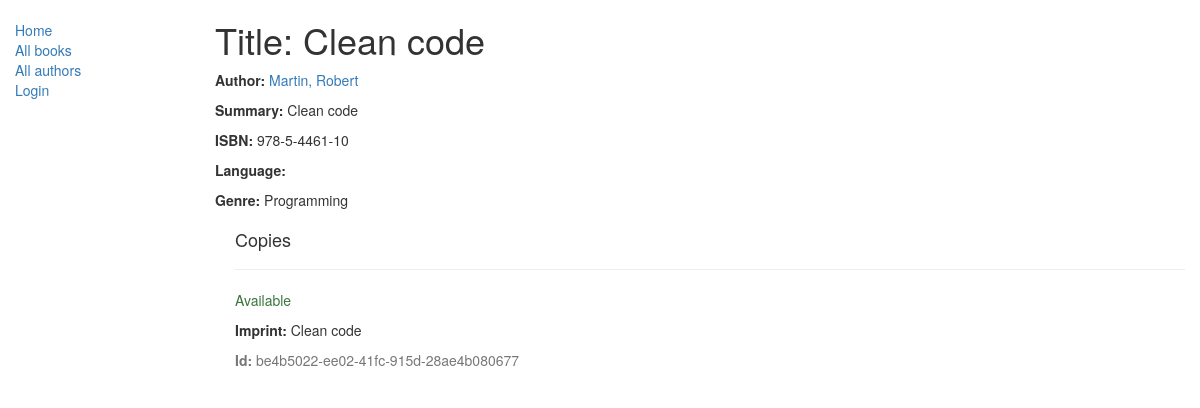
/catalog/book/2, run on the app's committed database.
### catalog/models.py (models this page shows, shortened)
class Book(models.Model):
    title = models.CharField(max_length=200)
    author = models.ForeignKey('Author', on_delete=models.SET_NULL, null=True)
    summary = models.TextField(max_length=1000, help_text="Enter a brief description of the book")
    isbn = models.CharField('ISBN',max_length=13,
            help_text='13 Character <a href="https://www.isbn-international.org/content/what-isbn">ISBN number</a>')
    genre = models.ManyToManyField(Genre, help_text="Select a genre for this book")

class Author(models.Model):
    first_name = models.CharField(max_length=100)
    last_name = models.CharField(max_length=100)
    date_of_birth = models.DateField('Birth', null=True, blank=True)
    date_of_death = models.DateField('Died', null=True, blank=True)
    def __str__(self):
        return '%s, %s' % (self.last_name, self.first_name)

class Genre(models.Model):
    name = models.CharField(max_length=200,
            help_text="Enter a book genre (e.g. Science Fiction, French Poetry etc.)")
    def __str__(self):
        return self.name

class BookInstance(models.Model):
    id = models.UUIDField(primary_key=True, default=uuid.uuid4,
            help_text="Unique ID for this particular book across whole library")
    book = models.ForeignKey('Book', on_delete=models.SET_NULL, null=True)
    imprint = models.CharField(max_length=200)
    due_back = models.DateField(null=True, blank=True)
    LOAN_STATUS = (
        ('m', 'Maintenance'),
        ('o', 'On loan'),
        ('a', 'Available'),
        ('r', 'Reserved'),
    )
    status = models.CharField(max_length=1, choices=LOAN_STATUS, blank=True, default='m',
            help_text='Book availability')
    borrower = models.ForeignKey(User, on_delete=models.SET_NULL, null=True, blank=True)
    class Meta:
        ordering = ["due_back"]

### catalog/views.py (the view)
# urls.py: re_path(r'^book/(?P<pk>\d+)$', views.BookDetailView.as_view(), name='book-detail'),
class BookDetailView(generic.DetailView):
    model = Book

### catalog/templates/catalog/book_detail.html (shortened to what this page needs)
{% extends "base_generic.html" %}
{% block content %}
  <h1>Title: {{ book.title }}</h1>
  <p><strong>Author:</strong> <a href="{% url 'author-detail' book.author.pk %}">{{ book.author }}</a></p>
  <p><strong>Summary:</strong> {{ book.summary }}</p>
  <p><strong>ISBN:</strong> {{ book.isbn }}</p>
  <p><strong>Language:</strong> {{ book.language }}</p>
  <p><strong>Genre:</strong> {% for genre in book.genre.all %} {{ genre }}{% if not forloop.last %}, {% endif %}{% endfor %}</p>
  <div style="margin-left:20px;margin-top:20px">
    <h4>Copies</h4>
    {% for copy in book.bookinstance_set.all %}
    <hr>
    <p class="{% if copy.status == 'a' %}text-success{% elif copy.status == 'd' %}text-danger{% else %}text-warning{% endif %}">{{ copy.get_status_display }}</p>
    <p><strong>Imprint:</strong> {{copy.imprint}}</p>
    <p class="text-muted"><strong>Id:</strong> {{copy.id}}</p>
    {% endfor %}
  </div>
{% endblock %}

### data on the page
Book: title "Clean code", author "Martin, Robert", summary "Clean code", isbn "978-5-4461-10"
Genre: name "Programming"
BookInstance: status "Available", imprint "Clean code", id "be4b5022-ee02-41fc-915d-28ae4b080677"
